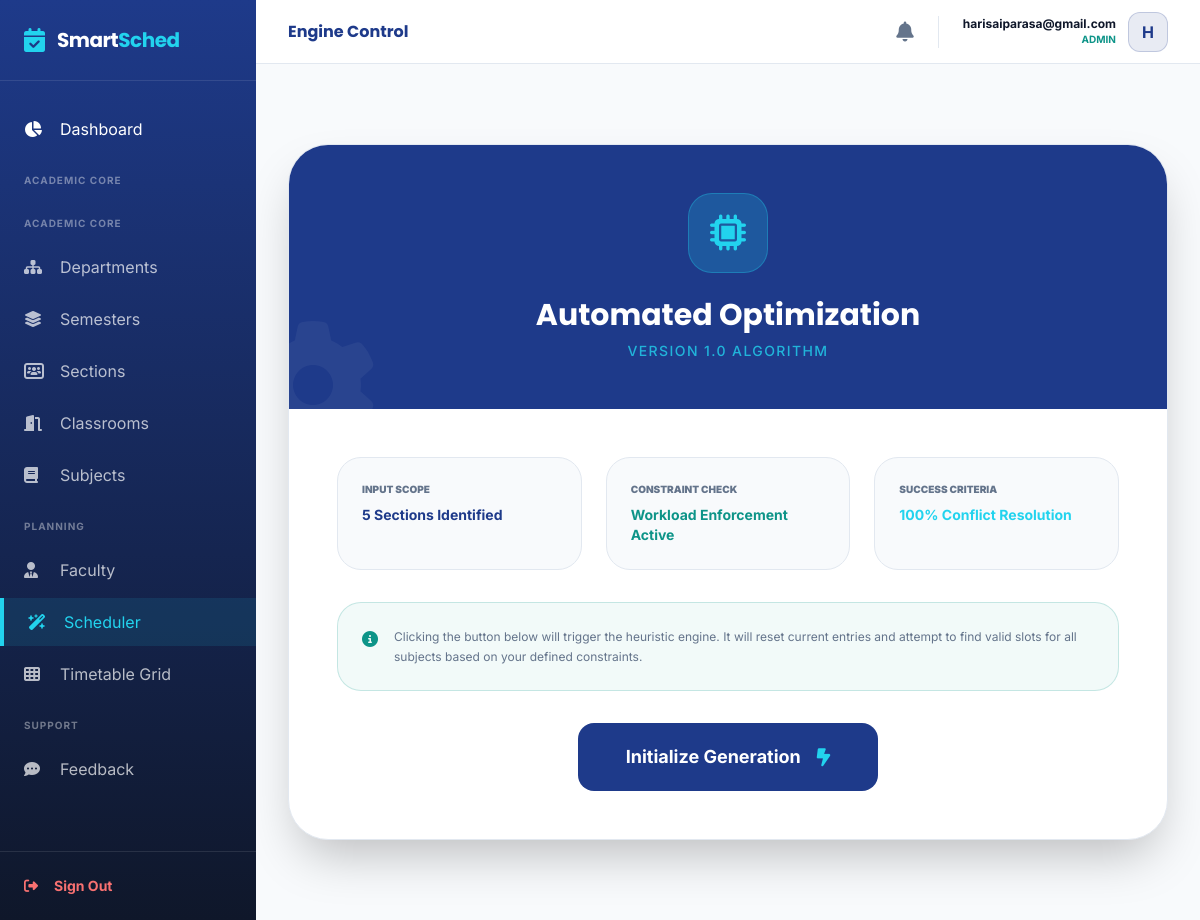
/timetable/generate/ (signed in), run on the app's committed database.
### accounts/models.py (models this page shows, shortened)
class User(AbstractUser):
    ADMIN = 'admin'
    FACULTY = 'faculty'
    ROLE_CHOICES = [
        (ADMIN, 'Admin/HOD'),
        (FACULTY, 'Faculty/User'),
    ]
    username = None
    email = models.EmailField(unique=True)
    role = models.CharField(max_length=10, choices=ROLE_CHOICES, default=FACULTY)
    profile_picture = models.ImageField(upload_to='profiles/', null=True, blank=True)
    is_verified = models.BooleanField(default=False)
    login_count = models.PositiveIntegerField(default=0)
    USERNAME_FIELD = 'email'
    REQUIRED_FIELDS = []
    objects = CustomUserManager()

### timetable/views.py (the view, shortened to what this page needs)
# urls.py: path('generate/', views.generate_timetable, name='generate_timetable'),
@login_required
def generate_timetable(request):
    if request.user.role != 'admin':
        return redirect('user_dashboard')
    return render(request, 'timetable/generate_confirm.html', {
        'total_sections': Section.objects.count()
    })

### templates/timetable/generate_confirm.html (shortened to what this page needs)
{% extends 'base_dashboard.html' %}
{% block header_title %}Engine Control{% endblock %}
{% block content %}
<div class="max-w-4xl mx-auto py-12 fade-in-up">
    <div class="bg-white rounded-[40px] border border-borderSubtle shadow-2xl overflow-hidden">
        <div class="bg-primary p-12 text-center text-white relative">
            <div class="relative z-10">
                <div class="w-20 h-20 bg-highlight/20 rounded-3xl flex items-center justify-center mx-auto mb-6 border border-highlight/30">
                    <i class="fa-solid fa-microchip text-4xl text-highlight"></i>
                </div>
                <h2 class="font-display text-3xl font-bold mb-2">Automated Optimization</h2>
                <p class="text-highlight/80 text-sm font-medium uppercase tracking-widest">Version 1.0 Algorithm</p>
            </div>
            <i class="fa-solid fa-gear absolute -bottom-10 -left-10 text-9xl text-white/5 animate-spin-slow"></i>
        </div>
        <div class="p-12 space-y-8">
            <div class="grid grid-cols-1 md:grid-cols-3 gap-6">
                <div class="p-6 bg-bgSoft rounded-3xl border border-borderSubtle">
                    <p class="text-[10px] font-black text-textGray uppercase mb-2">Input Scope</p>
                    <p class="text-sm font-bold text-primary">{{ total_sections }} Sections Identified</p>
                </div>
                <div class="p-6 bg-bgSoft rounded-3xl border border-borderSubtle">
                    <p class="text-[10px] font-black text-textGray uppercase mb-2">Constraint Check</p>
                    <p class="text-sm font-bold text-secondary">Workload Enforcement Active</p>
                </div>
                <div class="p-6 bg-bgSoft rounded-3xl border border-borderSubtle">
                    <p class="text-[10px] font-black text-textGray uppercase mb-2">Success Criteria</p>
                    <p class="text-sm font-bold text-highlight">100% Conflict Resolution</p>
                </div>
            </div>
            <div class="bg-secondary/5 border border-secondary/20 p-6 rounded-3xl flex items-start gap-4">
                <i class="fa-solid fa-circle-info text-secondary mt-1"></i>
                <p class="text-xs text-textGray leading-relaxed">
                    Clicking the button below will trigger the heuristic engine. It will reset current entries and attempt to find valid slots for all subjects based on your defined constraints.
                </p>
            </div>
            <form method="POST" class="flex justify-center">
                <button type="submit" class="btn-glow bg-primary text-white px-12 py-5 rounded-2xl font-bold text-lg flex items-center gap-4 transition-all">
                    <span>Initialize Generation</span>
                    <i class="fa-solid fa-bolt-lightning text-highlight"></i>
                </button>
            </form>
        </div>
    </div>
</div>
{% endblock %}

### templates/base_dashboard.html (shortened to what this page needs)
{% load static %}
<!DOCTYPE html>
<html lang="en">
<head>
    <script src="https://cdn.tailwindcss.com"></script>
    <link rel="stylesheet" href="https://cdnjs.cloudflare.com/ajax/libs/font-awesome/6.4.0/css/all.min.css">
</head>
<body class="bg-bgSoft font-sans text-textDark">
    <aside class="fixed inset-y-0 left-0 w-64 sidebar-gradient text-white hidden md:flex flex-col z-50">
        <div class="p-6 border-b border-white/10">
            <a href="/" class="flex items-center gap-3">
                <i class="fa-solid fa-calendar-check text-highlight text-2xl"></i>
                <span class="font-display text-xl font-bold tracking-tight">Smart<span
                        class="text-highlight">Sched</span></span>
            </a>
        </div>
        <nav class="flex-grow py-6 space-y-1">
            <a href="{% if user.role == 'admin' %}{% url 'admin_dashboard' %}{% else %}{% url 'user_dashboard' %}{% endif %}"
                class="flex items-center gap-4 px-6 py-3 hover:bg-white/5 transition-all {% if 'dashboard' in request.path %}nav-active{% endif %}">
                <i class="fa-solid fa-chart-pie w-5"></i> Dashboard
            </a>
            {% if user.role == 'admin' %}
            <div class="px-6 pt-4 pb-2 text-[10px] font-bold text-white/40 uppercase tracking-widest">Academic Core
            </div>
            <div class="px-6 pt-4 pb-2 text-[10px] font-bold text-white/40 uppercase tracking-widest">Academic Core
            </div>
            <a href="{% url 'department_list' %}"
                class="flex items-center gap-4 px-6 py-3 hover:bg-white/5 transition-all text-white/70 {% if 'department' in request.path %}nav-active{% endif %}">
                <i class="fa-solid fa-sitemap w-5"></i> Departments
            </a>
            <a href="{% url 'semester_add' %}"
                class="flex items-center gap-4 px-6 py-3 hover:bg-white/5 transition-all text-white/70 {% if 'semester' in request.path %}nav-active{% endif %}">
                <i class="fa-solid fa-layer-group w-5"></i> Semesters
            </a>
            <a href="{% url 'section_add' %}"
                class="flex items-center gap-4 px-6 py-3 hover:bg-white/5 transition-all text-white/70 {% if 'section' in request.path %}nav-active{% endif %}">
                <i class="fa-solid fa-users-rectangle w-5"></i> Sections
            </a>
            <a href="{% url 'classroom_list' %}"
                class="flex items-center gap-4 px-6 py-3 hover:bg-white/5 transition-all text-white/70 {% if 'classroom' in request.path %}nav-active{% endif %}">
                <i class="fa-solid fa-door-open w-5"></i> Classrooms
            </a>
            <a href="{% url 'subject_list' %}"
                class="flex items-center gap-4 px-6 py-3 hover:bg-white/5 transition-all text-white/70 {% if 'subject' in request.path %}nav-active{% endif %}">
                <i class="fa-solid fa-book w-5"></i> Subjects
            </a>
            <div class="px-6 pt-4 pb-2 text-[10px] font-bold text-white/40 uppercase tracking-widest">Planning</div>
            <a href="{% url 'faculty_list' %}"
                class="flex items-center gap-4 px-6 py-3 hover:bg-white/5 transition-all text-white/70 {% if 'faculty' in request.path %}nav-active{% endif %}">
                <i class="fa-solid fa-user-tie w-5"></i> Faculty
            </a>
            <a href="{% url 'generate_timetable' %}"
                class="flex items-center gap-4 px-6 py-3 hover:bg-white/5 transition-all text-white/70 {% if 'generate' in request.path %}nav-active{% endif %}">
                <i class="fa-solid fa-wand-magic-sparkles w-5"></i> Scheduler
            </a>
            {% endif %}
            <a href="{% url 'timetable_view' %}"
                class="flex items-center gap-4 px-6 py-3 hover:bg-white/5 transition-all text-white/70 {% if 'view' in request.path and 'timetable' in request.path %}nav-active{% endif %}">
                <i class="fa-solid fa-table-cells w-5"></i> Timetable Grid
            </a>
            <div class="px-6 pt-4 pb-2 text-[10px] font-bold text-white/40 uppercase tracking-widest">Support</div>
            <a href="{% if user.role == 'admin' %}{% url 'admin_feedback_list' %}{% else %}{% url 'feedback_create' %}{% endif %}"
                class="flex items-center gap-4 px-6 py-3 hover:bg-white/5 transition-all text-white/70 {% if 'feedback' in request.path %}nav-active{% endif %}">
                <i class="fa-solid fa-comment-dots w-5"></i> Feedback
            </a>
        </nav>
        <div class="p-6 border-t border-white/10">
            <a href="{% url 'logout' %}"
                class="flex items-center gap-4 text-red-400 hover:text-red-300 text-sm font-bold transition-colors">
                <i class="fa-solid fa-right-from-bracket"></i> Sign Out
            </a>
        </div>
    </aside>
    <div class="md:ml-64 flex flex-col min-h-screen">
        <header
            class="h-16 bg-white border-b border-borderSubtle flex items-center justify-between px-8 sticky top-0 z-40">
            <h1 class="font-display font-bold text-primary">{% block header_title %}System Overview{% endblock %}</h1>
            <div class="flex items-center gap-6">
                <a href="{% url 'notification_list' %}"
                    class="relative text-textGray hover:text-primary transition-colors">
                    <i class="fa-solid fa-bell text-xl"></i>
                </a>
                <div class="flex items-center gap-3">
                    <div class="text-right hidden sm:block">
                        <p class="text-xs font-bold text-textDark">{{ user.email }}</p>
                        <p class="text-[10px] font-bold text-secondary uppercase">{{ user.role }}</p>
                    </div>
                    <div
                        class="w-10 h-10 bg-primary/10 rounded-xl flex items-center justify-center text-primary font-bold border border-primary/20">
                        {{ user.email|slice:":1"|upper }}
                    </div>
                </div>
            </div>
        </header>
        <main class="p-8">
            {% block content %}{% endblock %}
        </main>
    </div>
</body>
</html>

### templates/base_dashboard.html (style rules this page uses)
.sidebar-gradient { background: linear-gradient(180deg, #1E3A8A 0%, #0F172A 100%); }
.nav-active { background: rgba(34, 211, 238, 0.1); border-left: 4px solid #22D3EE; color: #22D3EE !important; }
.fade-in-up { animation: fadeInUp 0.5s ease-out forwards; }

### templates/timetable/generate_confirm.html (style rules this page uses)
.animate-spin-slow { animation: spin-slow 12s linear infinite; }

### data on the page
User: email "harisaiparasa@gmail.com", role "ADMIN", email "H"

### other printed values
{{ total_sections }} "5"
